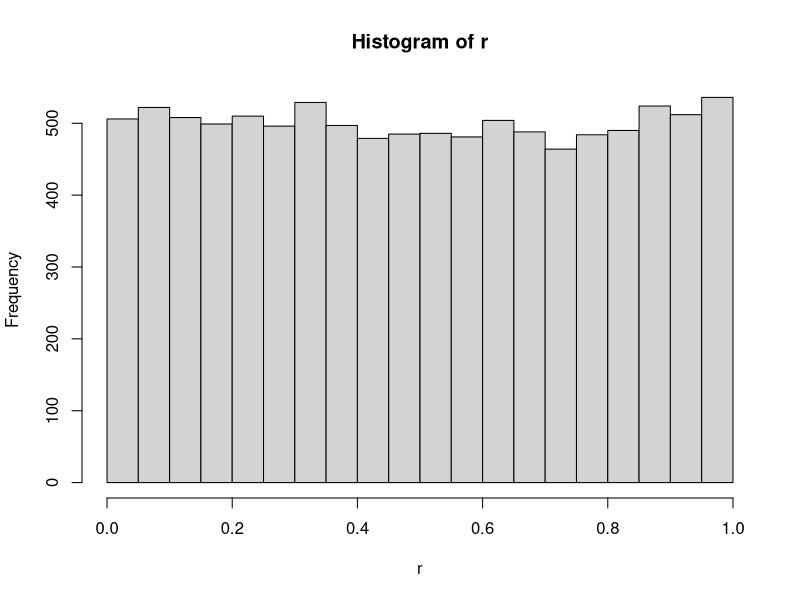
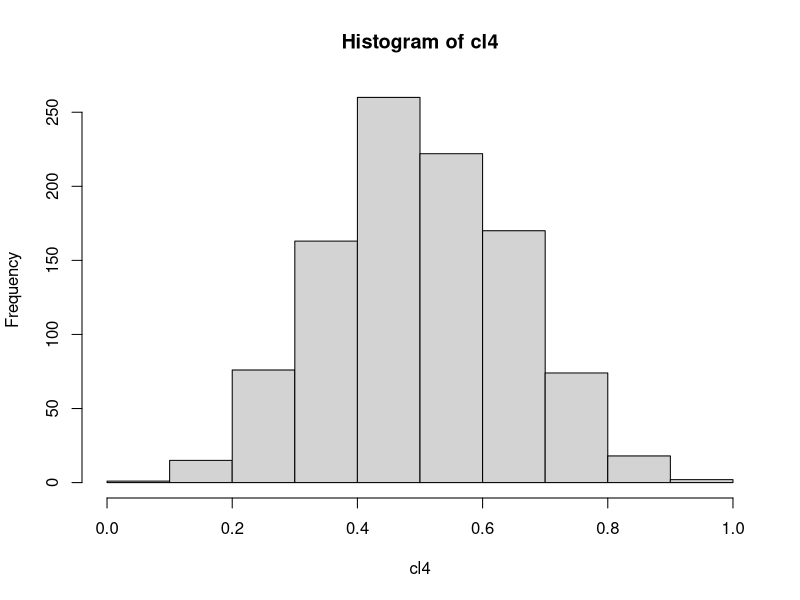

Generate these figures, in order, with R:
#generate 10000 numbers uniform distribution
r<-runif(10000)
hist(r)

mu<-mean(r)
sd<-sd(r)


#draw 4 random sample from r and calculate mean

sample.data<-sample(r,4)
m<-mean(sample.data)
s<-sd(sample.data)

cl4<-mean(sample(r,4))
for(i in 1:1000)
{
  cl4<-c(cl4,mean(sample(r,4)))  
}
meancl4<-mean(cl4)
sdcl4<-sd(cl4)
hist(cl4)
 

par(mfrow=c(2,2))
